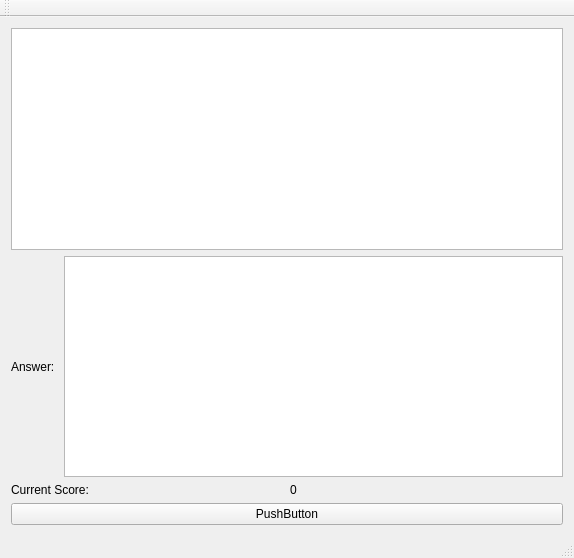
<?xml version="1.0" encoding="UTF-8"?>
<ui version="4.0">
 <class>ParticipantWindow</class>
 <widget class="QMainWindow" name="ParticipantWindow">
  <property name="geometry">
   <rect>
    <x>0</x>
    <y>0</y>
    <width>574</width>
    <height>558</height>
   </rect>
  </property>
  <property name="windowTitle">
   <string>ParticipantWindow</string>
  </property>
  <widget class="QWidget" name="centralWidget">
   <layout class="QGridLayout" name="gridLayout">
    <item row="0" column="0">
     <layout class="QVBoxLayout" name="verticalLayout">
      <item>
       <widget class="QListWidget" name="questionList"/>
      </item>
      <item>
       <layout class="QHBoxLayout" name="horizontalLayout_2">
        <item>
         <widget class="QLabel" name="answerLabel">
          <property name="text">
           <string>Answer: </string>
          </property>
         </widget>
        </item>
        <item>
         <widget class="QTextEdit" name="answerEdit"/>
        </item>
       </layout>
      </item>
      <item>
       <layout class="QHBoxLayout" name="horizontalLayout">
        <item>
         <widget class="QLabel" name="scoreLabel">
          <property name="text">
           <string>Current Score: </string>
          </property>
         </widget>
        </item>
        <item>
         <widget class="QLabel" name="currentScore">
          <property name="text">
           <string>0</string>
          </property>
         </widget>
        </item>
       </layout>
      </item>
      <item>
       <widget class="QPushButton" name="pushButton">
        <property name="text">
         <string>PushButton</string>
        </property>
       </widget>
      </item>
     </layout>
    </item>
   </layout>
  </widget>
  <widget class="QMenuBar" name="menuBar">
   <property name="geometry">
    <rect>
     <x>0</x>
     <y>0</y>
     <width>574</width>
     <height>22</height>
    </rect>
   </property>
  </widget>
  <widget class="QToolBar" name="mainToolBar">
   <attribute name="toolBarArea">
    <enum>TopToolBarArea</enum>
   </attribute>
   <attribute name="toolBarBreak">
    <bool>false</bool>
   </attribute>
  </widget>
  <widget class="QStatusBar" name="statusBar"/>
 </widget>
 <layoutdefault spacing="6" margin="11"/>
 <resources/>
 <connections/>
</ui>
